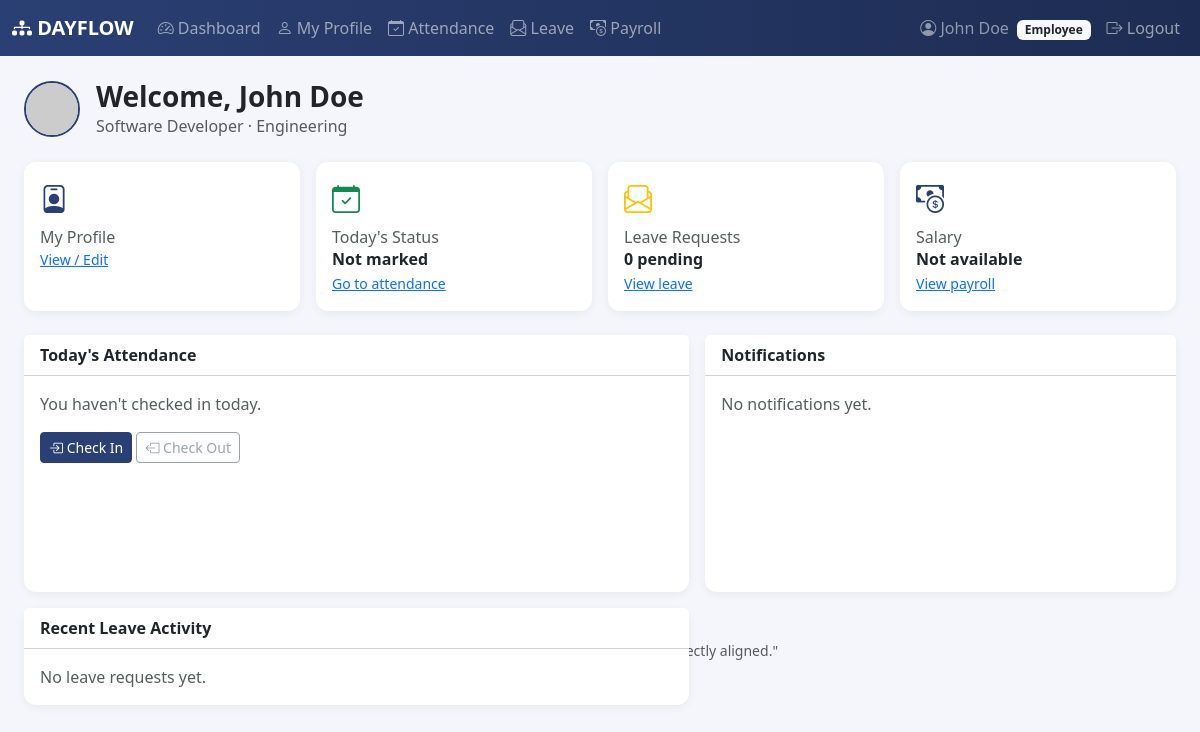
Screenshot of /employee/dashboard (signed in) with the database file from the repository.
### models/employee.py (models this page shows, shortened)
class Employee(db.Model):
    __tablename__ = 'employees'
    id = db.Column(db.Integer, primary_key=True)
    user_id = db.Column(db.Integer, db.ForeignKey('users.id'), nullable=False)
    employee_id = db.Column(db.String(20), unique=True, nullable=False)
    first_name = db.Column(db.String(50), nullable=False)
    last_name = db.Column(db.String(50), nullable=False)
    phone = db.Column(db.String(20))
    address = db.Column(db.String(255))
    date_of_birth = db.Column(db.Date)
    gender = db.Column(db.String(10))
    department = db.Column(db.String(50))
    designation = db.Column(db.String(50))
    joining_date = db.Column(db.Date)
    profile_picture = db.Column(db.String(255), default='default.png')
    documents = db.Column(db.String(255))
    created_at = db.Column(db.DateTime, default=datetime.utcnow)
    attendances = db.relationship('Attendance', backref='employee', cascade='all, delete-orphan')
    leaves = db.relationship('Leave', backref='employee', cascade='all, delete-orphan')
    payrolls = db.relationship('Payroll', backref='employee', cascade='all, delete-orphan')
    @property
    def full_name(self):
        return f'{self.first_name} {self.last_name}'

### models/user.py (models this page shows, shortened)
class User(db.Model, UserMixin):
    __tablename__ = 'users'
    id = db.Column(db.Integer, primary_key=True)
    employee_id = db.Column(db.String(20), unique=True, nullable=False)
    email = db.Column(db.String(120), unique=True, nullable=False)
    password_hash = db.Column(db.String(255), nullable=False)
    role = db.Column(db.String(20), nullable=False, default=ROLE_EMPLOYEE)
    email_verified = db.Column(db.Boolean, default=False)
    created_at = db.Column(db.DateTime, default=datetime.utcnow)
    employee = db.relationship(
        'Employee', backref='user', uselist=False, cascade='all, delete-orphan'
    )
    notifications = db.relationship(
        'Notification', backref='user', cascade='all, delete-orphan',
        order_by='Notification.created_at.desc()'
    )
    def is_admin(self):
        return self.role == ROLE_ADMIN

### routes/employee.py (the view)
@employee_bp.route('/dashboard')
def dashboard():
    employee = current_user.employee
    today = date.today()
    today_attendance = Attendance.query.filter_by(employee_id=employee.id, date=today).first()
    pending_leaves = Leave.query.filter_by(employee_id=employee.id, status='Pending').count()
    latest_payroll = (
        Payroll.query.filter_by(employee_id=employee.id)
        .order_by(Payroll.pay_year.desc(), Payroll.pay_month.desc())
        .first()
    )
    notifications = (
        Notification.query.filter_by(user_id=current_user.id)
        .order_by(Notification.created_at.desc())
        .limit(5)
        .all()
    )
    recent_leaves = (
        Leave.query.filter_by(employee_id=employee.id)
        .order_by(Leave.applied_at.desc())
        .limit(3)
        .all()
    )
    return render_template(
        'employee_dashboard.html',
        employee=employee,
        today_attendance=today_attendance,
        pending_leaves=pending_leaves,
        latest_payroll=latest_payroll,
        notifications=notifications,
        recent_leaves=recent_leaves,
    )

### routes/employee.py (called while the page is built)
@employee_bp.before_request
def restrict_to_employee_area():
    if not current_user.is_authenticated:
        return redirect(url_for('auth.login'))
    if current_user.is_admin():
        flash('Admins do not have an employee self-service area.', 'warning')
        return redirect(url_for('admin.dashboard'))

### templates/employee_dashboard.html (shortened to what this page needs)
{% extends 'base.html' %}
{% block content %}
<div class="d-flex flex-wrap align-items-center justify-content-between mb-4">
    <div class="d-flex align-items-center gap-3">
        <img src="{{ url_for('static', filename='uploads/' + employee.profile_picture) if employee.profile_picture != 'default.png' else url_for('static', filename='img/default-avatar.png') }}"
             onerror="this.src='https://ui-avatars.com/api/?name={{ employee.first_name }}+{{ employee.last_name }}&background=2A3F73&color=fff'"
             class="rounded-circle df-avatar" alt="Profile picture">
        <div>
            <h3 class="mb-0 fw-bold">Welcome, {{ employee.full_name }}</h3>
            <p class="text-muted mb-0">{{ employee.designation or 'Employee' }} &middot; {{ employee.department or 'Unassigned' }}</p>
        </div>
    </div>
</div>
<div class="row g-3 mb-4">
    <div class="col-6 col-md-3">
        <div class="card df-card stat-card h-100">
            <div class="card-body">
                <i class="bi bi-person-badge fs-3 text-df-primary"></i>
                <h6 class="mt-2 mb-0 text-muted">My Profile</h6>
                <a href="{{ url_for('employee.profile') }}" class="stretched-link small">View / Edit</a>
            </div>
        </div>
    </div>
    <div class="col-6 col-md-3">
        <div class="card df-card stat-card h-100">
            <div class="card-body">
                <i class="bi bi-calendar-check fs-3 text-success"></i>
                <h6 class="mt-2 mb-0 text-muted">Today's Status</h6>
                <p class="fw-bold mb-0">{{ today_attendance.status if today_attendance else 'Not marked' }}</p>
                <a href="{{ url_for('attendance.view_attendance') }}" class="stretched-link small">Go to attendance</a>
            </div>
        </div>
    </div>
    <div class="col-6 col-md-3">
        <div class="card df-card stat-card h-100">
            <div class="card-body">
                <i class="bi bi-envelope-paper fs-3 text-warning"></i>
                <h6 class="mt-2 mb-0 text-muted">Leave Requests</h6>
                <p class="fw-bold mb-0">{{ pending_leaves }} pending</p>
                <a href="{{ url_for('leave.view_leaves') }}" class="stretched-link small">View leave</a>
            </div>
        </div>
    </div>
    <div class="col-6 col-md-3">
        <div class="card df-card stat-card h-100">
            <div class="card-body">
                <i class="bi bi-cash-coin fs-3 text-df-primary"></i>
                <h6 class="mt-2 mb-0 text-muted">Salary</h6>
                <p class="fw-bold mb-0">
                    {% if latest_payroll %}₹{{ '%.2f'|format(latest_payroll.net_salary) }}{% else %}Not available{% endif %}
                </p>
                <a href="{{ url_for('employee.payroll') }}" class="stretched-link small">View payroll</a>
            </div>
        </div>
    </div>
</div>
<div class="row g-3">
    <div class="col-lg-7">
        <div class="card df-card h-100">
            <div class="card-header bg-white fw-semibold">Today's Attendance</div>
            <div class="card-body">
                {% if today_attendance %}
                <div class="row text-center">
                    <div class="col-4">
                        <p class="text-muted mb-1 small">Status</p>
                        <span class="badge df-badge-{{ today_attendance.status|lower|replace(' ', '-') }}">{{ today_attendance.status }}</span>
                    </div>
                    <div class="col-4">
                        <p class="text-muted mb-1 small">Check-in</p>
                        <p class="fw-bold mb-0">{{ today_attendance.check_in.strftime('%I:%M %p') if today_attendance.check_in else '--' }}</p>
                    </div>
                    <div class="col-4">
                        <p class="text-muted mb-1 small">Check-out</p>
                        <p class="fw-bold mb-0">{{ today_attendance.check_out.strftime('%I:%M %p') if today_attendance.check_out else '--' }}</p>
                    </div>
                </div>
                {% else %}
                <p class="text-muted mb-3">You haven't checked in today.</p>
                {% endif %}
                <form method="POST" action="{{ url_for('attendance.check_in') }}" class="d-inline">
                    <button class="btn btn-df-primary btn-sm" {% if today_attendance %}disabled{% endif %}>
                        <i class="bi bi-box-arrow-in-right"></i> Check In
                    </button>
                </form>
                <form method="POST" action="{{ url_for('attendance.check_out') }}" class="d-inline">
                    <button class="btn btn-outline-secondary btn-sm" {% if not today_attendance or today_attendance.check_out %}disabled{% endif %}>
                        <i class="bi bi-box-arrow-left"></i> Check Out
                    </button>
                </form>
            </div>
        </div>
        <div class="card df-card mt-3">
            <div class="card-header bg-white fw-semibold">Recent Leave Activity</div>
            <div class="card-body">
                {% if recent_leaves %}
                <ul class="list-group list-group-flush">
                    {% for l in recent_leaves %}
                    <li class="list-group-item d-flex justify-content-between align-items-center px-0">
                        <span>{{ l.leave_type }} leave &middot; {{ l.from_date }} to {{ l.to_date }}</span>
                        <span class="badge df-badge-{{ l.status|lower }}">{{ l.status }}</span>
                    </li>
                    {% endfor %}
                </ul>
                {% else %}
                <p class="text-muted mb-0">No leave requests yet.</p>
                {% endif %}
            </div>
        </div>
    </div>
    <div class="col-lg-5">
        <div class="card df-card h-100">
            <div class="card-header bg-white fw-semibold">Notifications</div>
            <div class="card-body">
                {% if notifications %}
                <ul class="list-group list-group-flush">
                    {% for n in notifications %}
                    <li class="list-group-item px-0 {{ 'fw-semibold' if not n.is_read }}">
                        <i class="bi bi-bell{{ '-fill text-df-primary' if not n.is_read else '' }} me-1"></i>
                        {{ n.message }}
                        <div class="text-muted small">{{ n.created_at.strftime('%d %b %Y, %I:%M %p') }}</div>
                    </li>
                    {% endfor %}
                </ul>
                {% else %}
                <p class="text-muted mb-0">No notifications yet.</p>
                {% endif %}
            </div>
        </div>
    </div>
</div>
{% endblock %}

### templates/base.html (shortened to what this page needs)
<!DOCTYPE html>
<html lang="en">
<head>
    <link href="https://cdn.jsdelivr.net/npm/bootstrap@5.3.3/dist/css/bootstrap.min.css" rel="stylesheet">
    <link href="https://cdn.jsdelivr.net/npm/bootstrap-icons@1.11.3/font/bootstrap-icons.css" rel="stylesheet">
    <link href="{{ url_for('static', filename='css/style.css') }}" rel="stylesheet">
</head>
<body>
{% if current_user.is_authenticated %}
<nav class="navbar navbar-expand-lg navbar-dark df-navbar sticky-top">
    <div class="container-fluid">
        <a class="navbar-brand fw-bold" href="{{ url_for('auth.dashboard_redirect') }}">
            <i class="bi bi-diagram-3-fill"></i> DAYFLOW
        </a>
        <div class="collapse navbar-collapse" id="navMain">
            <ul class="navbar-nav me-auto mb-2 mb-lg-0">
                {% if current_user.is_admin() %}
                    <li class="nav-item"><a class="nav-link" href="{{ url_for('admin.dashboard') }}"><i class="bi bi-speedometer2"></i> Dashboard</a></li>
                    <li class="nav-item"><a class="nav-link" href="{{ url_for('admin.employee_list') }}"><i class="bi bi-people"></i> Employees</a></li>
                    <li class="nav-item"><a class="nav-link" href="{{ url_for('admin.attendance_all') }}"><i class="bi bi-calendar-check"></i> Attendance</a></li>
                    <li class="nav-item"><a class="nav-link" href="{{ url_for('admin.leave_requests') }}"><i class="bi bi-envelope-paper"></i> Leave Requests</a></li>
                    <li class="nav-item"><a class="nav-link" href="{{ url_for('admin.payroll_all') }}"><i class="bi bi-cash-coin"></i> Payroll</a></li>
                    <li class="nav-item"><a class="nav-link" href="{{ url_for('admin.analytics') }}"><i class="bi bi-bar-chart"></i> Analytics</a></li>
                {% else %}
                    <li class="nav-item"><a class="nav-link" href="{{ url_for('employee.dashboard') }}"><i class="bi bi-speedometer2"></i> Dashboard</a></li>
                    <li class="nav-item"><a class="nav-link" href="{{ url_for('employee.profile') }}"><i class="bi bi-person"></i> My Profile</a></li>
                    <li class="nav-item"><a class="nav-link" href="{{ url_for('attendance.view_attendance') }}"><i class="bi bi-calendar-check"></i> Attendance</a></li>
                    <li class="nav-item"><a class="nav-link" href="{{ url_for('leave.view_leaves') }}"><i class="bi bi-envelope-paper"></i> Leave</a></li>
                    <li class="nav-item"><a class="nav-link" href="{{ url_for('employee.payroll') }}"><i class="bi bi-cash-coin"></i> Payroll</a></li>
                {% endif %}
            </ul>
            <ul class="navbar-nav">
                <li class="nav-item">
                    <span class="nav-link text-white-50">
                        <i class="bi bi-person-circle"></i>
                        {{ current_user.employee.full_name if current_user.employee else current_user.email }}
                        <span class="badge bg-light text-dark ms-1">{{ current_user.role|capitalize }}</span>
                    </span>
                </li>
                <li class="nav-item">
                    <a class="nav-link" href="{{ url_for('auth.logout') }}"><i class="bi bi-box-arrow-right"></i> Logout</a>
                </li>
            </ul>
        </div>
    </div>
</nav>
{% endif %}
<div class="container-fluid py-4 px-3 px-md-4">
    {% block content %}{% endblock %}
</div>
<footer class="text-center text-muted py-4 small">
    DAYFLOW HRMS &mdash; "Every workday, perfectly aligned."
</footer>
</body>
</html>

### static/css/style.css (style rules this page uses)
:root { --df-primary: #2A3F73; --df-primary-dark: #1D2C52; --df-accent: #F2A93B; --df-bg: #F4F6FB; }
body { background-color: var(--df-bg); font-family: 'Segoe UI', Roboto, Helvetica, Arial, sans-serif; }
.text-df-primary { color: var(--df-primary) !important; }
.df-navbar { background: linear-gradient(90deg, var(--df-primary) 0%, var(--df-primary-dark) 100%); }
.btn-df-primary { background-color: var(--df-primary); border-color: var(--df-primary); color: #fff; }
.df-card { border: none; border-radius: 0.75rem; box-shadow: 0 2px 10px rgba(0, 0, 0, 0.06); }
.stat-card { transition: transform 0.15s ease; }
.df-avatar { width: 56px; height: 56px; object-fit: cover; border: 2px solid var(--df-primary); }

### rows the page displays
Employee: employee "John Doe", full_name "John Doe", designation "Software Developer", department "Engineering"
User: role "Employee"

### other values shown
{{ today_attendance.status if today_attendance else 'Not marked' }} "Not marked"
{{ pending_leaves }} "0"
